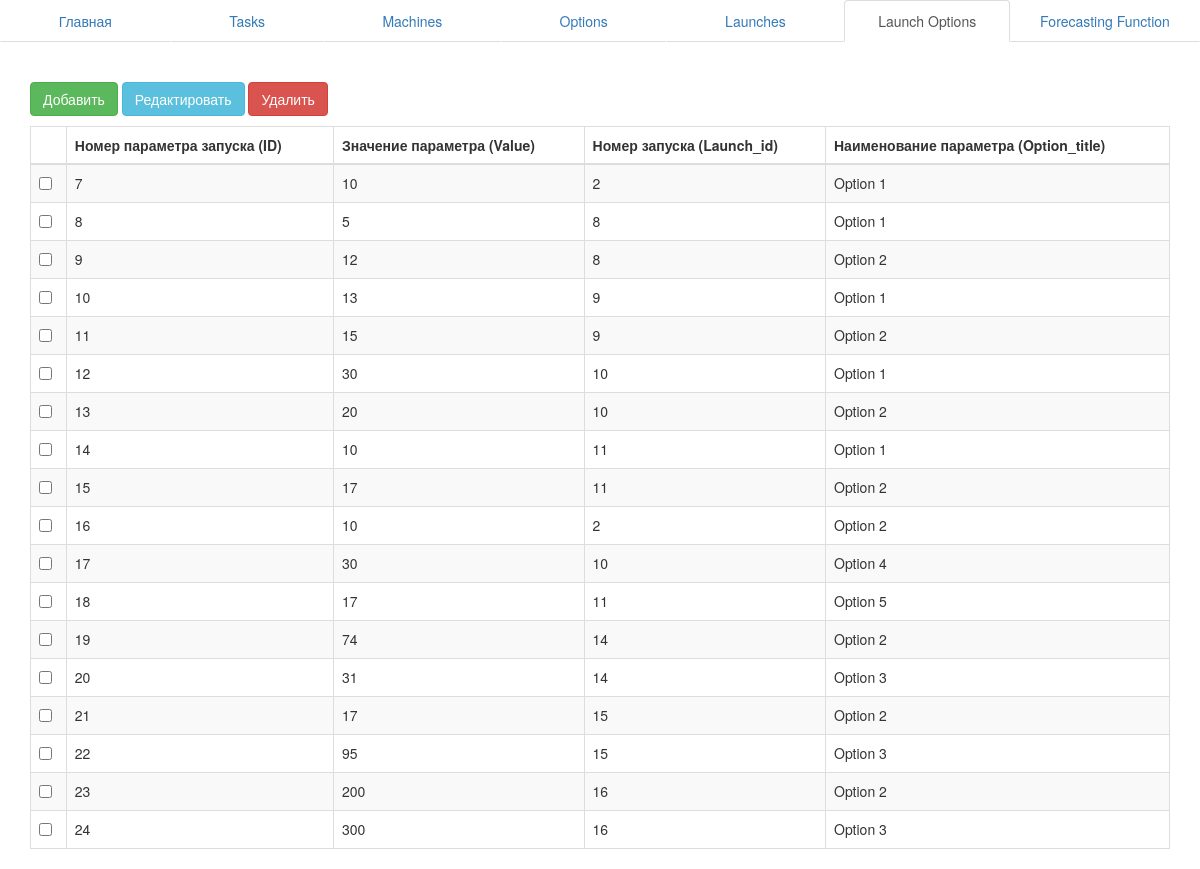
/editorDB/lauopt, run on the app's committed database.
### editorDB/models.py (models this page shows)
class LaunchOption(models.Model):
	Value = models.IntegerField(default=0)
	Launch = models.ForeignKey(Launch)
	Option = models.ForeignKey(Option)
	class Meta():
		db_table = "LaunchOption"

class Option(models.Model):
	Title = models.CharField(max_length=20)
	Task = models.ForeignKey(Task)
	class Meta():
		db_table = "Option"

### editorDB/views.py (the view)
# urls.py: url(r'^editorDB/lauopt/(?P<loid>\d+)/savelauopt', views.savelauopt, name='savelauopt'),
def lauopt(request):
	lauopts = LaunchOption.objects.all()
	launches = Launch.objects.all()
	options = Option.objects.all()
	context = {'lauopts': lauopts, 'launches': launches, 'options': options}
	return render(request, 'lauopt.html', context)

### editorDB/templates/lauopt.html (shortened to what this page needs)
{% extends "base.html" %}
  {% block content %}
    <form name="form" method="post" id="form_id" action="" >
      <p>
        <button type="button" class="btn btn-success" onclick="checkadd();">Добавить</button>
        <button type="button" class="btn btn-info" onclick="checkedit();">Редактировать</button>
        <button type="button" class="btn btn-danger" onclick="checkdel();">Удалить</button>
      </p>
      <table class="table table-striped table-bordered">
        <thead>
          <tr>
            <th> </th>
            <th>Номер параметра запуска (ID)</th>
            <th>Значение параметра (Value)</th>
            <th>Номер запуска (Launch_id)</th>
            <th>Наименование параметра (Option_title)</th>
          </tr>
        </thead>
        <tbody>
          {% if lauopts %}
            {% for lop in lauopts %}
              <tr>
                <td><input type="checkbox" id="check{{ forloop.counter }}" name="check" value="{{ lop.id }}"></td>
                <td>{{ lop.id }}</td>
                <td>{{ lop.Value }}</td>
                <td>{{ lop.Launch_id }}</td>
                <td>
                  {% for opt in options %}
                    {% if opt.id == lop.Option_id %}
                      {{ opt.Title }}
                    {% endif %}
                  {% endfor %}
                </td>
              </tr>
            {% endfor %}
          {% endif %}
        </tbody>
      </table>
    </form>
  {% endblock %}

### data on the page
LaunchOption: id "7", Value "10", Launch_id "2"
Option: Title "Option 1"
LaunchOption: id "8", Value "5", Launch_id "8"
LaunchOption: id "9", Value "12", Launch_id "8"
Option: Title "Option 2"
LaunchOption: id "10", Value "13", Launch_id "9"
LaunchOption: id "11", Value "15", Launch_id "9"
LaunchOption: id "12", Value "30", Launch_id "10"
LaunchOption: id "13", Value "20", Launch_id "10"
LaunchOption: id "14", Value "10", Launch_id "11"
LaunchOption: id "15", Value "17", Launch_id "11"
LaunchOption: id "16", Value "10", Launch_id "2"
LaunchOption: id "17", Value "30", Launch_id "10"
Option: Title "Option 4"
LaunchOption: id "18", Value "17", Launch_id "11"
Option: Title "Option 5"
LaunchOption: id "19", Value "74", Launch_id "14"
LaunchOption: id "20", Value "31", Launch_id "14"
Option: Title "Option 3"
LaunchOption: id "21", Value "17", Launch_id "15"
LaunchOption: id "22", Value "95", Launch_id "15"
LaunchOption: id "23", Value "200", Launch_id "16"
LaunchOption: id "24", Value "300", Launch_id "16"
